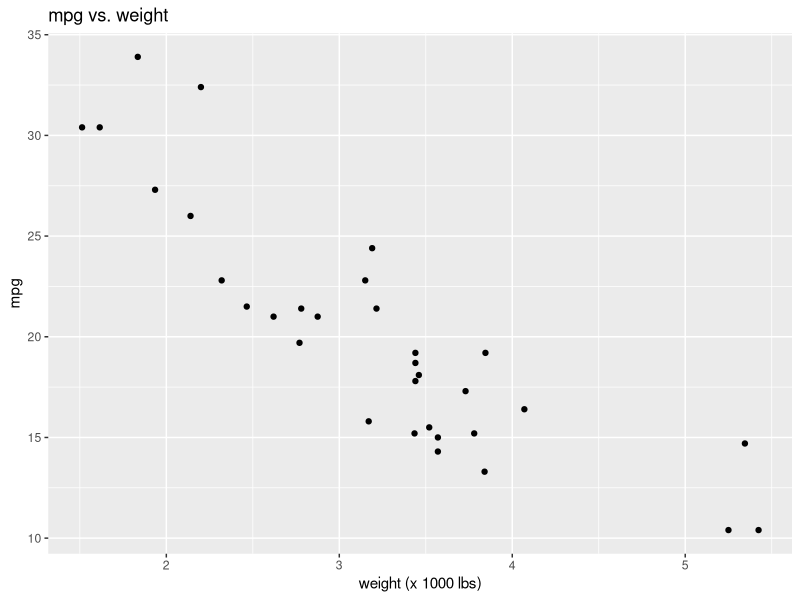
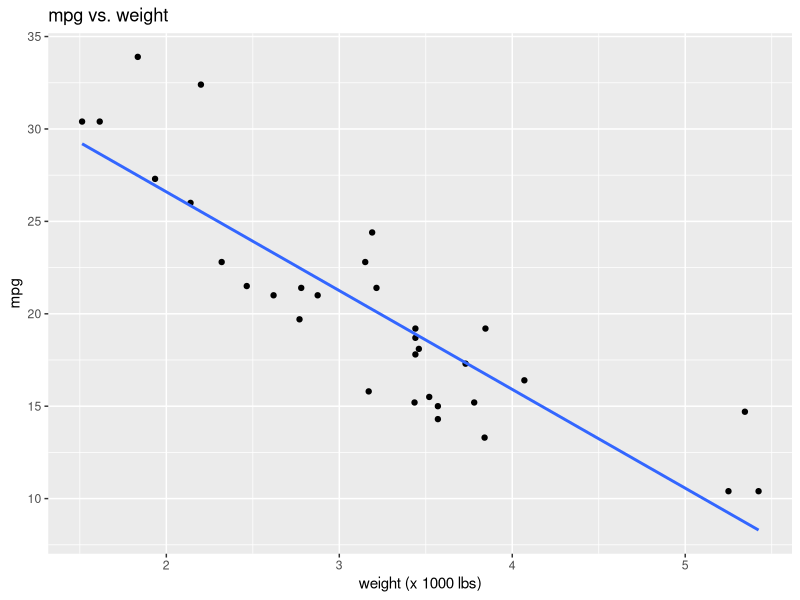

These charts were generated, in order, by the following R code: (Note: this script raises an error after producing the figures.)
## ---- chunk 1
    data(mtcars)
    mtcars

    ##                      mpg cyl  disp  hp drat    wt  qsec vs am gear carb
    ## Mazda RX4           21.0   6 160.0 110 3.90 2.620 16.46  0  1    4    4
    ## Mazda RX4 Wag       21.0   6 160.0 110 3.90 2.875 17.02  0  1    4    4
    ## Datsun 710          22.8   4 108.0  93 3.85 2.320 18.61  1  1    4    1
    ## Hornet 4 Drive      21.4   6 258.0 110 3.08 3.215 19.44  1  0    3    1
    ## Hornet Sportabout   18.7   8 360.0 175 3.15 3.440 17.02  0  0    3    2
    ## Valiant             18.1   6 225.0 105 2.76 3.460 20.22  1  0    3    1
## ---- chunk 2
    library(ggplot2)
    library(grid)
    qplot(x=wt, y=mpg, data=mtcars) + 
        ggtitle("mpg vs. weight") + 
        xlab("weight (x 1000 lbs)")

## ---- chunk 3

    qplot(x=wt, y=mpg, data=mtcars) + 
        ggtitle("mpg vs. weight") + 
        xlab("weight (x 1000 lbs)") + 
        stat_smooth(method="lm", se=FALSE, size=1)

## ---- chunk 4

    model <- lm(mpg ~ wt, data=mtcars)
    mpg.predicted <- predict(model)
    
    qplot(x=wt, y=mpg, data=mtcars) + 
        ggtitle("mpg vs. weight") + 
        xlab("weight (x 1000 lbs)") + 
        stat_smooth(method="lm", se=FALSE, size=1) +
        geom_line(aes(x=c(mtcars$wt, mtcars$wt),
                      y=c(mtcars$mpg,mpg.predicted), 
                      group=rep(seq_along(mtcars$wt),2)),
                  color="red", 
                  linetype="dotted", 
                  arrow=arrow(ends="both",type="closed",length=unit(3,"points")))

## ---- chunk 5

    B0 <- mean(mtcars$mpg)
    
    qplot(x=wt, y=mpg, data=mtcars) + 
        ggtitle("mpg") + 
        xlab("") + 
        geom_hline(y=B0, colour="blue", linetype="dashed", size=1) + 
        geom_line(aes(x=c(mtcars$wt, mtcars$wt),
                      y=c(mtcars$mpg, rep(B0,length(mtcars$mpg))), 
                      group=rep(seq_along(mtcars$wt),2)),
                  color="red", 
                  linetype="dotted", 
                  arrow=arrow(ends="both",type="closed",length=unit(3,"points")))

## ---- chunk 6

    qplot(x=wt, y=mpg, data=mtcars) + 
        ggtitle("mpg vs. weight") + 
        xlab("weight (x 1000 lbs)") + 
        stat_smooth(method="lm", se=FALSE, size=1) +
        geom_hline(y=B0, colour="red", linetype="dashed", size=1) + 
        geom_line(aes(x=c(mtcars$wt, mtcars$wt),
                      y=c(mtcars$mpg, rep(B0,length(mtcars$mpg))), 
                      group=rep(seq_along(mtcars$wt),2)),
                  color="red", 
                  linetype="dotted", 
                  arrow=arrow(ends="both",type="closed",length=unit(3,"points"))) +
        geom_line(aes(x=c(mtcars$wt, mtcars$wt),
                      y=c(mtcars$mpg,mpg.predicted), 
                      group=rep(seq_along(mtcars$wt),2)),
                  color="blue", 
                  linetype="dotted", 
                  arrow=arrow(ends="both",type="closed",length=unit(3,"points")))
## ---- chunk 7
    qplot(x=wt, y=mpg, data=mtcars) + 
        ggtitle("mpg") + 
        xlab("") + 
        geom_hline(y=B0, colour="red", linetype="dashed", size=1) + 
        geom_line(aes(x=c(mtcars$wt, mtcars$wt),
                      y=c(mtcars$mpg, rep(B0,length(mtcars$mpg))), 
                      group=rep(seq_along(mtcars$wt),2)),
                  color="red", 
                  linetype="dotted", 
                  arrow=arrow(ends="both",type="closed",length=unit(3,"points"))) 
    
    qplot(x=wt, y=mpg, data=mtcars) + 
        ggtitle("mpg vs. weight") + 
        xlab("weight (x 1000 lbs)") + 
        stat_smooth(method="lm", se=FALSE, size=1) +
        geom_line(aes(x=c(mtcars$wt, mtcars$wt),
                      y=c(mtcars$mpg,mpg.predicted), 
                      group=rep(seq_along(mtcars$wt),2)),
                  color="blue", 
                  linetype="dotted", 
                  arrow=arrow(ends="both",type="closed",length=unit(3,"points")))

